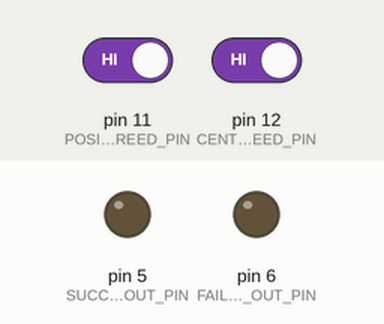
A sketch run on a simulated Arduino Nano, built with avr-gcc and run on an emulated ATmega328P. Shown: output pins drawn as LEDs (lit = HIGH). The inputs (shaded band) are chosen by the test bench; at power-on: pin 12 (CENTER_REED_PIN) HIGH, pin 11 (POSITIVE_REED_PIN) HIGH.

Above: at 2.2 s.
2.3 s: pin 12 (CENTER_REED_PIN) driven LOW
At 2.71 s:
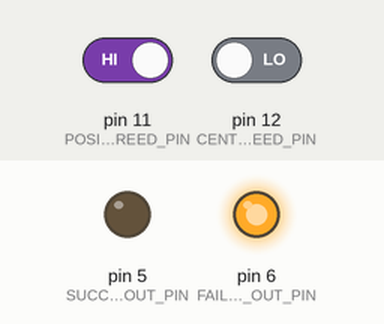
Timing chart, 0 to 5.3 s (numbered marks = the images above; inputs shaded):
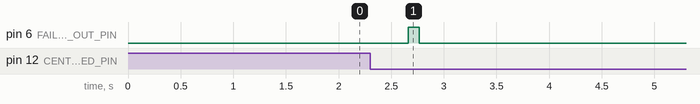

Measured:
- after the input at 2.3 s, pin 6 (FAILURE_OUT_PIN): LOW → HIGH after 0.36 s, → LOW 0.10 s later

The sketch:

nano.ino
```cpp
/**
* Interactive: EV Battery
* File: nano.ino
* Description: this sketch handles the reed switch logic for the battery pack, sending success/failure signals to the
*              Quinled board according to the battery placement
*
* Author: Isai Sanchez
* Date: 10-10-2025
* Board Used: Arduino Nano
* Notes:
*   - State Machine used for better UX
*
* (c) Thanksgiving Point Exhibits Electronics Team — 2025
*/

#include <avr/wdt.h>

// --- REED SWITCH PINS ---
#define POSITIVE_REED_PIN 11
#define CENTER_REED_PIN 12

// --- SUCCESS/FAILURE OUTPUT PINS ---
#define SUCCESS_OUT_PIN 5
#define FAILURE_OUT_PIN 6

// --- TIMING CONSTANTS ---
const unsigned long REED_DEBOUNCE_MS = 50;   // debounce time for reed switches
const unsigned long SETTLING_TIME_MS = 300;  // grace period after center closes
const unsigned long SIGNAL_PULSE_MS = 100;   // duration of HIGH pulse for success/failure
const unsigned long COOLDOWN_MS = 500;       // cooldown before accepting new battery placement read

// --- STATE MACHINE ---
enum State {
  IDLE,               // no battery detected
  BATTERY_INSERTING,  // center closed, waiting to see if positive closes
  EVAL_COMPLETE,      // success or failure signal sent, waiting for removal
  COOLDOWN            // battery removed, brief cooldown before next insertion
};

State currentState = IDLE;

// --- DEBOUNCING VARIBALES ---
unsigned long lastCenterDebounceTime = 0;
unsigned long lastPositiveDebounceTime = 0;
bool centerLastReading = false;
bool positiveLastReading = false;
bool centerStable = false;
bool positiveStable = false;

// --- OTHER TIMING VARIABLES ---
unsigned long stateEntryTime = 0;
unsigned long signalPulseStart = 0;


void setup() {
  // disable watchdog if it previously reset the nano
  wdt_disable();
  delay(1000);
  // re-enable watchdog with 2s timeout
  wdt_enable(WDTO_2S);

  pinMode(CENTER_REED_PIN, INPUT_PULLUP);
  pinMode(POSITIVE_REED_PIN, INPUT_PULLUP);

  pinMode(FAILURE_OUT_PIN, OUTPUT);
  pinMode(SUCCESS_OUT_PIN, OUTPUT);

  digitalWrite(FAILURE_OUT_PIN, LOW);
  digitalWrite(SUCCESS_OUT_PIN, LOW);
}

void loop() {
  unsigned long now = millis();

  bool centerReading = (digitalRead(CENTER_REED_PIN) == LOW);
  bool positiveReading = (digitalRead(POSITIVE_REED_PIN) == LOW);

  // --- Debounce Both Switches ---
  // center:
  if (centerReading != centerLastReading) {
    lastCenterDebounceTime = now;
  }
  if ((now - lastCenterDebounceTime) > REED_DEBOUNCE_MS) {
    centerStable = centerReading;  // reading has been stable for debounce period
  }
  centerLastReading = centerReading;

  // positive:
  if (positiveReading != positiveLastReading) {
    lastPositiveDebounceTime = now;
  }
  if ((now - lastPositiveDebounceTime) > REED_DEBOUNCE_MS) {
    positiveStable = positiveReading;
  }
  positiveLastReading = positiveReading;

  // manage signal pulses (turn off after pulse duration)
  if (signalPulseStart > 0 && (now - signalPulseStart >= SIGNAL_PULSE_MS)) {
    digitalWrite(SUCCESS_OUT_PIN, LOW);
    digitalWrite(FAILURE_OUT_PIN, LOW);
    signalPulseStart = 0;
  }

  // state machine logic
  switch (currentState) {
    case IDLE:
      // waiting for battery insertion
      if (centerStable) {
        // center magnet detected - battery is being inserted
        currentState = BATTERY_INSERTING;
        stateEntryTime = now;
      }
      break;
    case BATTERY_INSERTING:
      // center is closed, waiting to see if positive will close
      if (!centerStable) {
        // first check if battery has been removed or false center reading
        // reset state to idle if so
        currentState = IDLE;
        break;
      }

      // wait for settling time to elapse
      if (now - stateEntryTime >= SETTLING_TIME_MS) {
        // settling time complete - now evaluate orientation
        if (centerStable && positiveStable) {
          // both switches closed - send success signal
          digitalWrite(SUCCESS_OUT_PIN, HIGH);
          signalPulseStart = now;
          currentState = EVAL_COMPLETE;
        } else if (centerStable && !positiveStable) {
          // only center closed - send failure signal
          digitalWrite(FAILURE_OUT_PIN, HIGH);
          signalPulseStart = now;
          currentState = EVAL_COMPLETE;
        }
      }
      break;
    case EVAL_COMPLETE:
      // signal has been sent, waiting for battery to be removed
      if (!centerStable) {
        // battery removed - enter cooldown
        currentState = COOLDOWN;
        stateEntryTime = now;
      }
      break;
    case COOLDOWN:
      // very brief cooldown period to prevent bounce when battery removed
      if (now - stateEntryTime >= COOLDOWN_MS) {
        if (!centerStable) {
          // cooldown complete and battery still not present
          currentState = IDLE;
        } else {
          // battery reinserted during cooldown - go to inserting state
          currentState = BATTERY_INSERTING;
          stateEntryTime = now;
        }
      }
      break;
  }

  wdt_reset();
  delay(10);
}
```
